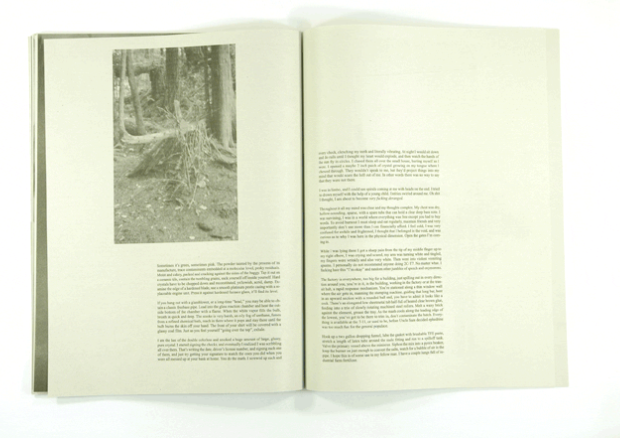
#> input picture ImageCut/image.jpg, 620 x 438 px
$ python image_cut.py
#> lines starting #> are read from the running program, lines starting #| are printed output that depends on the picture; after the words box and inside, x2 and y2 are one past the last pixel; in counts of white or black regions, pixels touching at a corner belong together
import numpy as np
import cv2
from PIL import Image


def hough(thr):
#> called with thr = 190
    img = cv2.imread('./image.jpg')
#> img is the input picture: shape (438, 620, 3); mean B, G, R 214.8, 233.1, 229.6
    imgray = cv2.cvtColor(img, cv2.COLOR_BGR2GRAY)
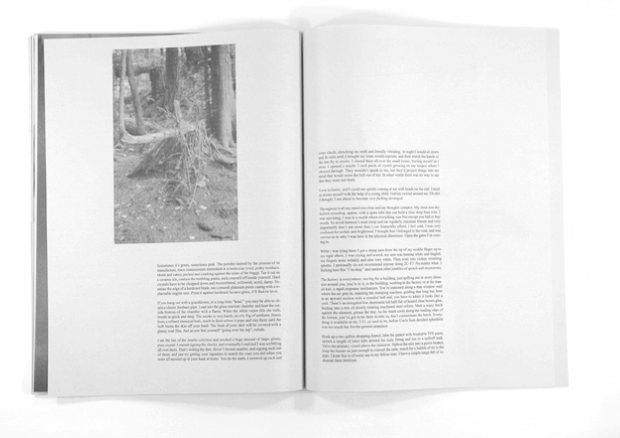
#> imgray: shape (438, 620); min 56, max 255, mean 230

    edges = cv2.Canny(imgray, 100, 150, apertureSize=3)
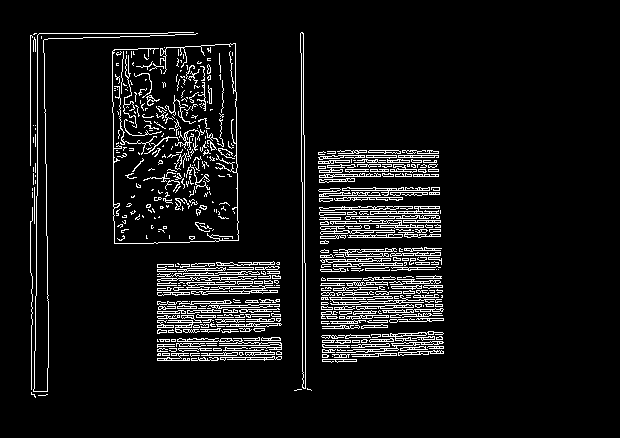
#> edges: shape (438, 620); 7.6% white in thin lines or dots, all inside (x1, y1, x2, y2) = (30, 32, 444, 398)

    lines = cv2.HoughLines(edges, 1, np.pi/180, thr)
#> lines = [[302, 0]]

    for line in lines:
        r, theta = line[0]
        a = np.cos(theta)
        b = np.sin(theta)
        x0 = a*r
        y0 = b*r
        x1 = int(x0 + 1000*(-b))
        y1 = int(y0 + 1000*a)
        x2 = int(x0 - 1000*(-b))
        y2 = int(y0 - 1000*a)

        height = img.shape[0]
        width = img.shape[1]

        img_left = img[0:height, 0:x1]
        cv2.imwrite('image_1.jpg', img_left)

        img_right = img[0:height, x1:width]
        cv2.imwrite('image_2.jpg', img_right)

        cv2.line(img, (x1, y1), (x2, y2), (0, 255, 0), 2)
#> this loop made 1 pass
#> (r, theta, a, b, x0, y0, x1, y1) on pass 1: (302, 0, 1, 0, 302, 0, 302, 1000)
#> pass 1, in hough, `img_left = img[0:height, 0:x1]`:
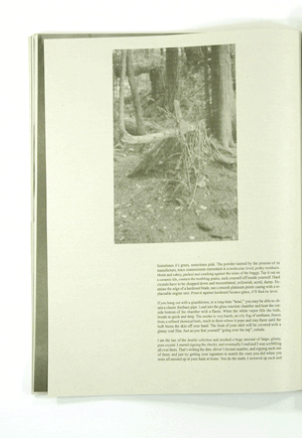
#> img_left: shape (438, 302, 3); mean B, G, R 202.6, 222.6, 218.9
#> pass 1, in hough, `img_right = img[0:height, x1:width]`:
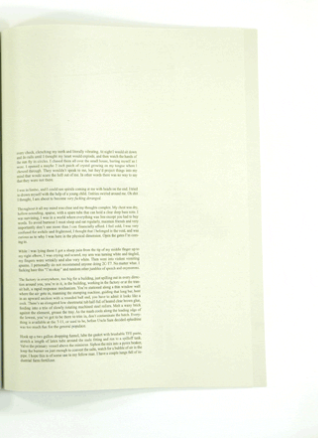
#> img_right: shape (438, 318, 3); mean B, G, R 226.4, 243.1, 239.8
#> after the loop:
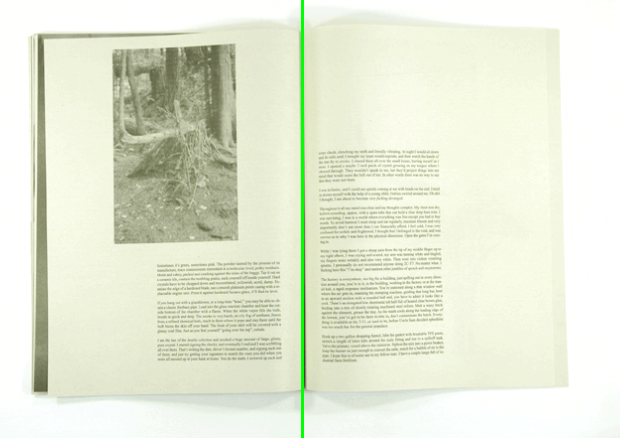
#> img: shape (438, 620, 3); 0.48% of pixels changed, all inside (x1, y1, x2, y2) = (301, 0, 304, 438)

    cv2.imshow('res', img)
    cv2.waitKey(0)
    cv2.destroyAllWindows()


hough(190)

$ run again, with ImageCut/red_line.PNG saved as ImageCut/image.jpg
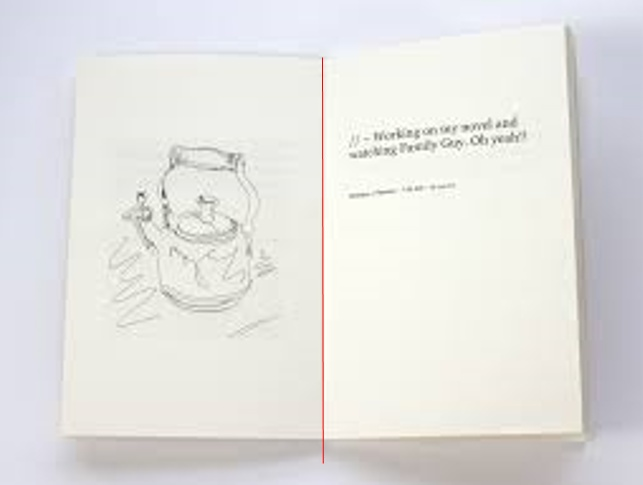
#> input picture ImageCut/red_line.PNG, 643 x 485 px
#> in hough, img is the input picture: shape (485, 643, 3); mean B, G, R 224.8, 227.1, 227.7
#> in hough, `edges = cv2.Canny(imgray, 100, 150, apertureSize=3)`:
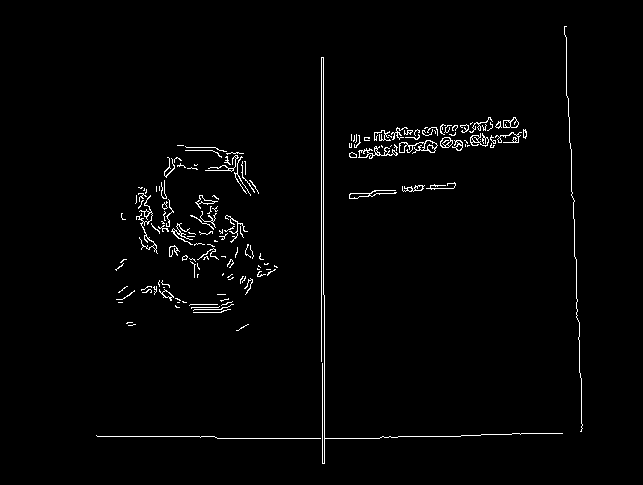
#> edges: shape (485, 643); 1.8% white in thin lines or dots, all inside (x1, y1, x2, y2) = (96, 26, 583, 464)
#> lines = [[321, 0], [323, 0]]
#> the loop in hough, `for line in lines:` made 2 passes
#> (r, theta, a, b, x0, y0, x1, y1) on passes 1 to 2: (321, 0, 1, 0, 321, 0, 321, 1000), (323, 0, 1, 0, 323, 0, 323, 1000)
#> after the loop in hough, `for line in lines:`:
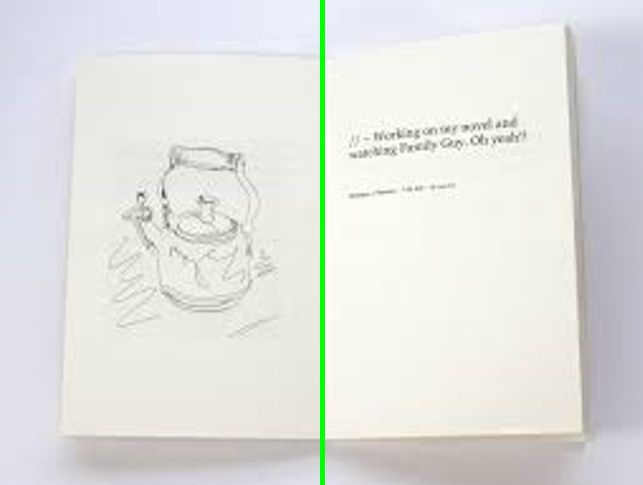
#> img: shape (485, 643, 3); 0.78% of pixels changed, all inside (x1, y1, x2, y2) = (320, 0, 325, 485)
